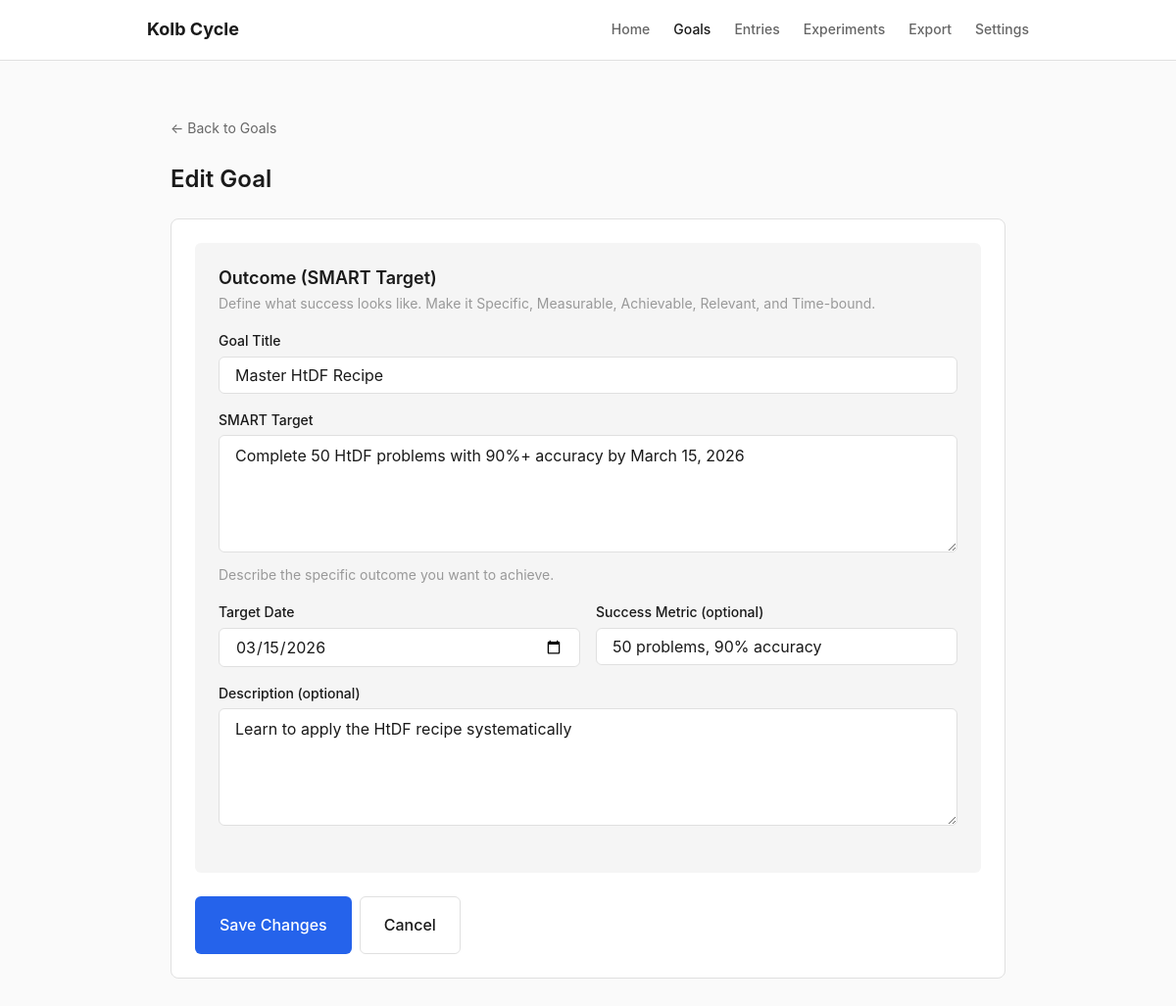
Screenshot of /goals/1/edit with the database file from the repository.
### tables this page shows
CREATE TABLE goals (
                id INTEGER PRIMARY KEY AUTOINCREMENT,
                title TEXT NOT NULL,
                description TEXT DEFAULT '',
                outcome_target TEXT DEFAULT '',
                target_date DATE,
                target_metric TEXT DEFAULT '',
                is_archived INTEGER DEFAULT 0,
                created_at DATETIME DEFAULT CURRENT_TIMESTAMP,
                updated_at DATETIME DEFAULT CURRENT_TIMESTAMP
            );

### app.py (the view)
@app.route("/goals/<int:goal_id>/edit")
def edit_goal(goal_id):
    goal = db.get_goal(goal_id)
    if not goal:
        flash("Goal not found", "error")
        return redirect(url_for("goals_dashboard"))
    return render_template("goal_form.html", goal=goal, is_new=False)

### app.py (called while the page is built)
@app.context_processor
def inject_globals():
    settings = db.get_all_settings()
    return {"settings": settings, "now": datetime.now()}

### db.py (called while the page is built)
@contextmanager
def get_db():
    conn = sqlite3.connect(DATABASE_PATH)
    conn.row_factory = sqlite3.Row
    conn.execute("PRAGMA foreign_keys = ON")
    try:
        yield conn
        conn.commit()
    except Exception:
        conn.rollback()
        raise
    finally:
        conn.close()

def get_all_settings():
    defaults = {
        "preferred_mode": "wizard",
        "default_domain": "",
        "autosave_enabled": "true",
        "font_size": "medium",
    }
    with get_db() as conn:
        rows = conn.execute("SELECT key, value FROM settings").fetchall()
        settings = {row["key"]: row["value"] for row in rows}
    for k, v in defaults.items():
        if k not in settings:
            settings[k] = v
    return settings

### templates/goal_form.html (shortened to what this page needs)
{% extends "base.html" %}
{% block content %}
<div class="container">
    <div class="mb-lg">
        <a href="{{ url_for('goals_dashboard') }}" class="text-sm text-secondary">&larr; Back to Goals</a>
    </div>
    <h1 class="mb-lg">{% if is_new %}Create New Goal{% else %}Edit Goal{% endif %}</h1>
    <form action="{% if is_new %}{{ url_for('create_goal_form') }}{% else %}{{ url_for('update_goal_form', goal_id=goal.id) }}{% endif %}" method="POST" class="card">
        <div class="form-section">
            <h2 class="form-section-title">Outcome (SMART Target)</h2>
            <p class="text-sm text-muted mb-md">Define what success looks like. Make it Specific, Measurable, Achievable, Relevant, and Time-bound.</p>
            <div class="form-group">
                <label for="title" class="form-label">Goal Title</label>
                <input type="text" id="title" name="title" class="form-input"
                       value="{{ goal.title if goal else '' }}"
                       placeholder="e.g., Master HtDF Recipe" required>
            </div>
            <div class="form-group">
                <label for="outcome_target" class="form-label">SMART Target</label>
                <textarea id="outcome_target" name="outcome_target" class="form-textarea"
                          placeholder="e.g., Complete 50 HtDF problems with 90%+ accuracy by March 15, 2026">{{ goal.outcome_target if goal else '' }}</textarea>
                <div class="form-hint">Describe the specific outcome you want to achieve.</div>
            </div>
            <div class="form-row">
                <div class="form-group">
                    <label for="target_date" class="form-label">Target Date</label>
                    <input type="date" id="target_date" name="target_date" class="form-input"
                           value="{{ goal.target_date if goal else '' }}">
                </div>
                <div class="form-group">
                    <label for="target_metric" class="form-label">Success Metric (optional)</label>
                    <input type="text" id="target_metric" name="target_metric" class="form-input"
                           value="{{ goal.target_metric if goal else '' }}"
                           placeholder="e.g., 50 problems, 90% accuracy">
                </div>
            </div>
            <div class="form-group">
                <label for="description" class="form-label">Description (optional)</label>
                <textarea id="description" name="description" class="form-textarea"
                          placeholder="Additional context or notes about this goal">{{ goal.description if goal else '' }}</textarea>
            </div>
        </div>
        <div class="form-actions mt-lg">
            <button type="submit" class="btn btn-primary btn-lg">
                {% if is_new %}Create Goal{% else %}Save Changes{% endif %}
            </button>
            <a href="{{ url_for('goals_dashboard') }}" class="btn btn-secondary btn-lg">Cancel</a>
        </div>
    </form>
</div>
{% endblock %}

### static/css/style.css (style rules this page uses)
:root { --bg-primary: #fafafa; --bg-secondary: #ffffff; --bg-tertiary: #f5f5f5; --text-primary: #1a1a1a; --text-secondary: #666666; --text-muted: #999999; --border-color: #e0e0e0; --border-light: #eeeeee; --accent-primary: #2563eb; --accent-hover: #1d4ed8; --accent-light: #eff6ff; --success: #16a34a; --success-light: #dcfce7; --warning: #ca8a04; --warning-light: #fef9c3; --error: #dc2626; --error-light: #fee2e2; --info: #0891b2; --info-light: #cffafe; --step-1: #8b5cf6; --step-2: #06b6d4; --step-3: #f59e0b; --step-4: #10b981; --valence-positive: #16a34a; --valence-negative: #dc2626; --valence-neutral: #6b7280; --space-xs: 0.25rem; --space-sm: 0.5rem; --space-md: 1rem; --space-lg: 1.5rem; --space-xl: 2rem; --space-2xl: 3rem; --font-sans: -apple-system, BlinkMacSystemFont, "Segoe UI", Roboto, "Helvetica Neue", Arial, sans-serif; --font-mono: ui-monospace, SFMono-Regular, "SF Mono", Menlo, Monaco, Consolas, monospace; --font-size-sm: 0.875rem; --font-size-base: 1rem; --font-size-lg: 1.125rem; --font-size-xl: 1.25rem; --font-size-2xl: 1.5rem; --line-height: 1.6; --max-width: 900px; --sidebar-width: 280px; --radius: 6px; --radius-lg: 8px; --shadow-sm: 0 1px 2px rgba(0,0,0,0.05); --shadow-md: 0 4px 6px rgba(0,0,0,0.07); --shadow-lg: 0 10px 15px rgba(0,0,0,0.1); }
*, *::before, *::after { box-sizing: border-box; margin: 0; padding: 0; }
html { font-size: 16px; -webkit-font-smoothing: antialiased; }
body { font-family: var(--font-sans); font-size: var(--font-size-base); line-height: var(--line-height); color: var(--text-primary); background-color: var(--bg-primary); min-height: 100vh; }
h1, h2, h3, h4, h5, h6 { font-weight: 600; line-height: 1.3; margin-bottom: var(--space-sm); }
h1 { font-size: var(--font-size-2xl); }
h2 { font-size: var(--font-size-xl); }
p { margin-bottom: var(--space-md); }
a { color: var(--accent-primary); text-decoration: none; }
.container { max-width: var(--max-width); margin: 0 auto; padding: var(--space-lg); }
.card { background: var(--bg-secondary); border: 1px solid var(--border-color); border-radius: var(--radius-lg); padding: var(--space-lg); margin-bottom: var(--space-md); }
.btn { display: inline-flex; align-items: center; justify-content: center; gap: var(--space-xs); padding: var(--space-sm) var(--space-md); font-size: var(--font-size-sm); font-weight: 500; font-family: inherit; border-radius: var(--radius); border: 1px solid transparent; cursor: pointer; text-decoration: none; transition: all 0.15s ease; white-space: nowrap; }
.btn-primary { background: var(--accent-primary); color: white; }
.btn-secondary { background: var(--bg-secondary); color: var(--text-primary); border-color: var(--border-color); }
.btn-lg { padding: var(--space-md) var(--space-lg); font-size: var(--font-size-base); }
.form-group { margin-bottom: var(--space-md); }
.form-label { display: block; font-size: var(--font-size-sm); font-weight: 500; margin-bottom: var(--space-xs); color: var(--text-primary); }
.form-hint { font-size: var(--font-size-sm); color: var(--text-muted); margin-top: var(--space-xs); }
.form-input, .form-select, .form-textarea { width: 100%; padding: var(--space-sm) var(--space-md); font-size: var(--font-size-base); font-family: inherit; border: 1px solid var(--border-color); border-radius: var(--radius); background: var(--bg-secondary); color: var(--text-primary); transition: border-color 0.15s ease, box-shadow 0.15s ease; }
.form-textarea { min-height: 120px; resize: vertical; line-height: 1.5; }
.form-row { display: grid; grid-template-columns: repeat(auto-fit, minmax(200px, 1fr)); gap: var(--space-md); }
.text-muted { color: var(--text-muted); }
.text-secondary { color: var(--text-secondary); }
.text-sm { font-size: var(--font-size-sm); }
.mb-md { margin-bottom: var(--space-md); }
.mb-lg { margin-bottom: var(--space-lg); }
.mt-lg { margin-top: var(--space-lg); }
.form-section { padding: var(--space-lg); background: var(--bg-tertiary); border-radius: var(--radius); }
.form-section-title { font-size: var(--font-size-lg); margin-bottom: var(--space-xs); }
.form-actions { display: flex; gap: var(--space-sm); }

### rows the page displays
goals: title "Master HtDF Recipe", outcome_target "Complete 50 HtDF problems with 90%+ accuracy by March 15, 2026", target_date "03/15/2026", target_metric "50 problems, 90% accuracy", description "Learn to apply the HtDF recipe systematically"
